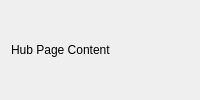
<ui version="4.0">
 <class>HubPage</class>
 <widget class="QWidget" name="hubPage">
  <layout class="QVBoxLayout" name="hubLayout">
   <item>
    <widget class="QLabel" name="hubLabel">
     <property name="text">
      <string>Hub Page Content</string>
     </property>
    </widget>
   </item>
  </layout>
 </widget>
 <resources/>
 <connections/>
</ui>
